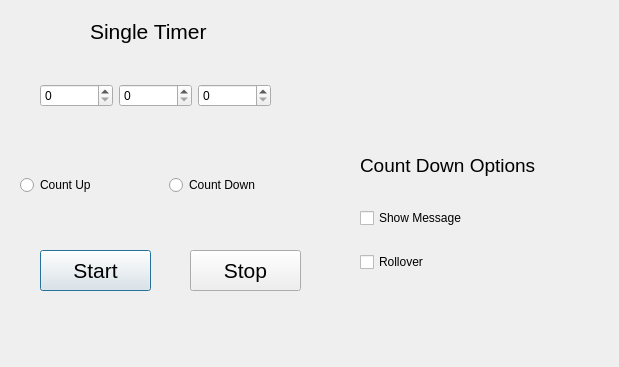
<?xml version="1.0" encoding="UTF-8"?>
<ui version="4.0">
 <class>singleTimer</class>
 <widget class="QDialog" name="singleTimer">
  <property name="geometry">
   <rect>
    <x>0</x>
    <y>0</y>
    <width>619</width>
    <height>367</height>
   </rect>
  </property>
  <property name="windowTitle">
   <string>Single Timer</string>
  </property>
  <widget class="QWidget" name="horizontalLayoutWidget">
   <property name="geometry">
    <rect>
     <x>40</x>
     <y>60</y>
     <width>231</width>
     <height>71</height>
    </rect>
   </property>
   <layout class="QHBoxLayout" name="horizontalLayout">
    <item>
     <widget class="QSpinBox" name="spinBox_h"/>
    </item>
    <item>
     <widget class="QSpinBox" name="spinBox_m"/>
    </item>
    <item>
     <widget class="QSpinBox" name="spinBox_s"/>
    </item>
   </layout>
  </widget>
  <widget class="QLabel" name="label">
   <property name="geometry">
    <rect>
     <x>360</x>
     <y>150</y>
     <width>201</width>
     <height>31</height>
    </rect>
   </property>
   <property name="font">
    <font>
     <pointsize>12</pointsize>
    </font>
   </property>
   <property name="text">
    <string>&lt;!DOCTYPE HTML PUBLIC &quot;-//W3C//DTD HTML 4.0//EN&quot; &quot;http://www.w3.org/TR/REC-html40/strict.dtd&quot;&gt;
&lt;html&gt;&lt;head&gt;&lt;meta name=&quot;qrichtext&quot; content=&quot;1&quot; /&gt;&lt;style type=&quot;text/css&quot;&gt;
p, li { white-space: pre-wrap; }
&lt;/style&gt;&lt;/head&gt;&lt;body style=&quot; font-family:'Bitstream Charter'; font-size:12pt; font-weight:400; font-style:normal;&quot;&gt;
&lt;p style=&quot; margin-top:0px; margin-bottom:0px; margin-left:0px; margin-right:0px; -qt-block-indent:0; text-indent:0px;&quot;&gt;&lt;span style=&quot; font-family:'MS Shell Dlg 2'; font-size:14pt;&quot;&gt;Count Down Options&lt;/span&gt;&lt;/p&gt;&lt;/body&gt;&lt;/html&gt;</string>
   </property>
   <property name="textFormat">
    <enum>Qt::RichText</enum>
   </property>
  </widget>
  <widget class="QWidget" name="layoutWidget">
   <property name="geometry">
    <rect>
     <x>20</x>
     <y>160</y>
     <width>291</width>
     <height>51</height>
    </rect>
   </property>
   <layout class="QHBoxLayout" name="horizontalLayout_2">
    <item>
     <widget class="QRadioButton" name="radioUp">
      <property name="text">
       <string>Count Up</string>
      </property>
     </widget>
    </item>
    <item>
     <widget class="QRadioButton" name="radioDown">
      <property name="text">
       <string>Count Down</string>
      </property>
     </widget>
    </item>
   </layout>
  </widget>
  <widget class="QWidget" name="layoutWidget">
   <property name="geometry">
    <rect>
     <x>360</x>
     <y>190</y>
     <width>211</width>
     <height>101</height>
    </rect>
   </property>
   <layout class="QVBoxLayout" name="verticalLayout">
    <item>
     <widget class="QCheckBox" name="checkMessage">
      <property name="text">
       <string>Show Message</string>
      </property>
     </widget>
    </item>
    <item>
     <widget class="QCheckBox" name="checkRollover">
      <property name="text">
       <string>Rollover</string>
      </property>
     </widget>
    </item>
   </layout>
  </widget>
  <widget class="QPushButton" name="pushStart">
   <property name="geometry">
    <rect>
     <x>40</x>
     <y>250</y>
     <width>111</width>
     <height>41</height>
    </rect>
   </property>
   <property name="font">
    <font>
     <pointsize>16</pointsize>
    </font>
   </property>
   <property name="text">
    <string>Start</string>
   </property>
  </widget>
  <widget class="QPushButton" name="pushStop">
   <property name="geometry">
    <rect>
     <x>190</x>
     <y>250</y>
     <width>111</width>
     <height>41</height>
    </rect>
   </property>
   <property name="font">
    <font>
     <pointsize>16</pointsize>
    </font>
   </property>
   <property name="text">
    <string>Stop</string>
   </property>
  </widget>
  <widget class="QLabel" name="label_2">
   <property name="geometry">
    <rect>
     <x>90</x>
     <y>20</y>
     <width>141</width>
     <height>23</height>
    </rect>
   </property>
   <property name="font">
    <font>
     <pointsize>16</pointsize>
    </font>
   </property>
   <property name="text">
    <string>Single Timer</string>
   </property>
  </widget>
 </widget>
 <resources/>
 <connections>
  <connection>
   <sender>pushStop</sender>
   <signal>clicked()</signal>
   <receiver>singleTimer</receiver>
   <slot>stop()</slot>
   <hints>
    <hint type="sourcelabel">
     <x>209</x>
     <y>174</y>
    </hint>
    <hint type="destinationlabel">
     <x>211</x>
     <y>186</y>
    </hint>
   </hints>
  </connection>
 </connections>
 <slots>
  <slot>countupStart()</slot>
  <slot>countdownStart()</slot>
  <slot>start()</slot>
  <slot>stop()</slot>
 </slots>
</ui>
